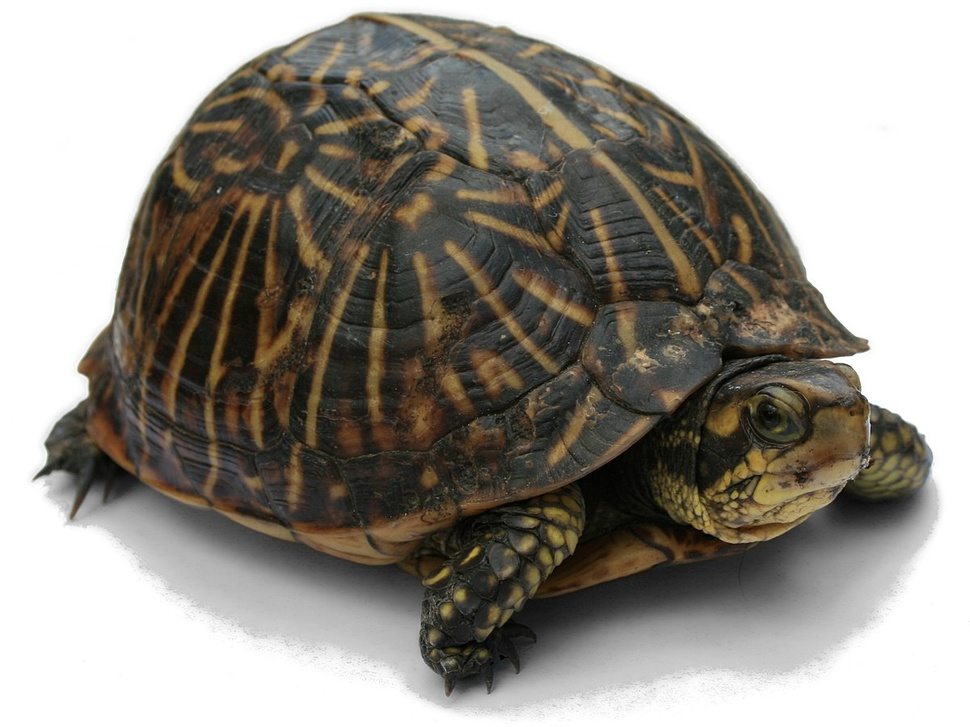
#> input picture Misc/turtle.jpg, 970 x 727 px, shrunk from 1200 x 900 before the run
$ python QOD11.py
#> lines starting #> are read from the running program, lines starting #| are printed output that depends on the picture; after the words box and inside, x2 and y2 are one past the last pixel; in counts of white or black regions, pixels touching at a corner belong together
import cv2
import turtle

img = cv2.imread('turtle.jpg', 2)
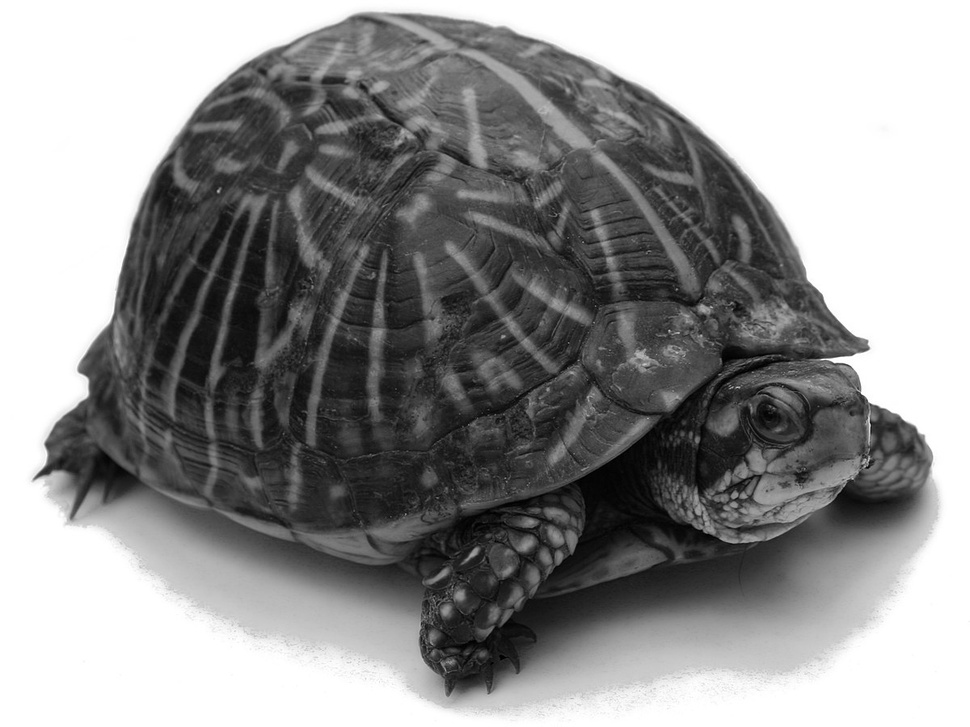
#> img: shape (727, 970); min 0, max 255, mean 146.9
ret, bw_img = cv2.threshold(img, 90, 200, cv2.THRESH_BINARY)
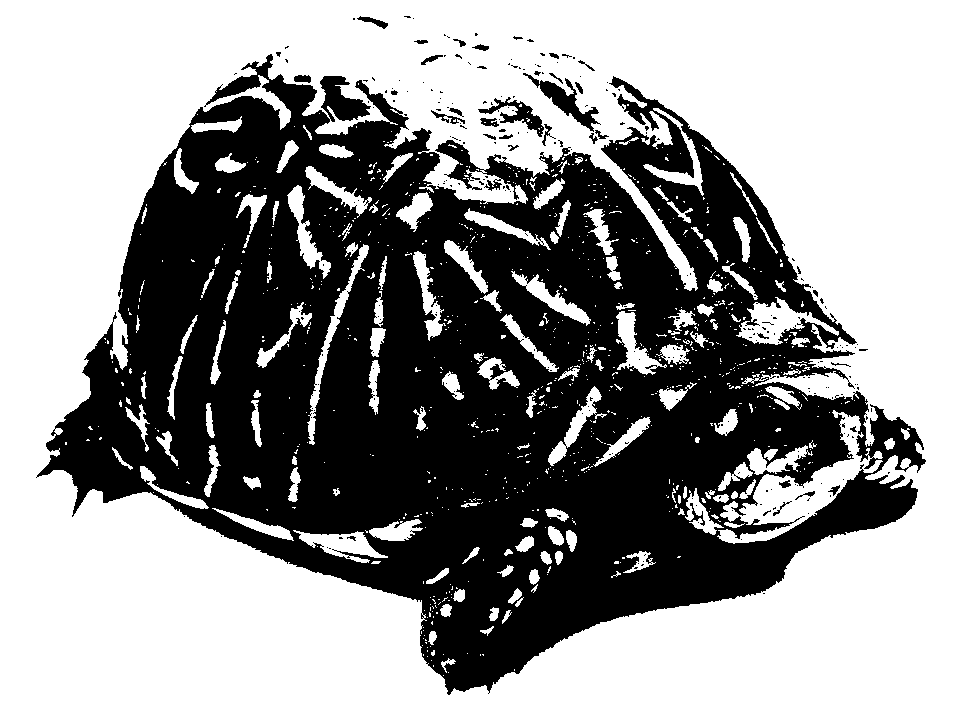
#> bw_img: shape (727, 970); values 0 (black) and 200 (white), 59.5% white; 272 black regions (238 under 20 px), largest, box (x1, y1, x2, y2) and area: (36, 54, 926, 695) 281166, (523, 73, 601, 132) 1097, (478, 97, 544, 137) 764
width = int(img.shape[1])
#> width = 970
height = int(img.shape[0])
#> height = 727

#> (the run stopped early here; a loop or call above may not have finished)
